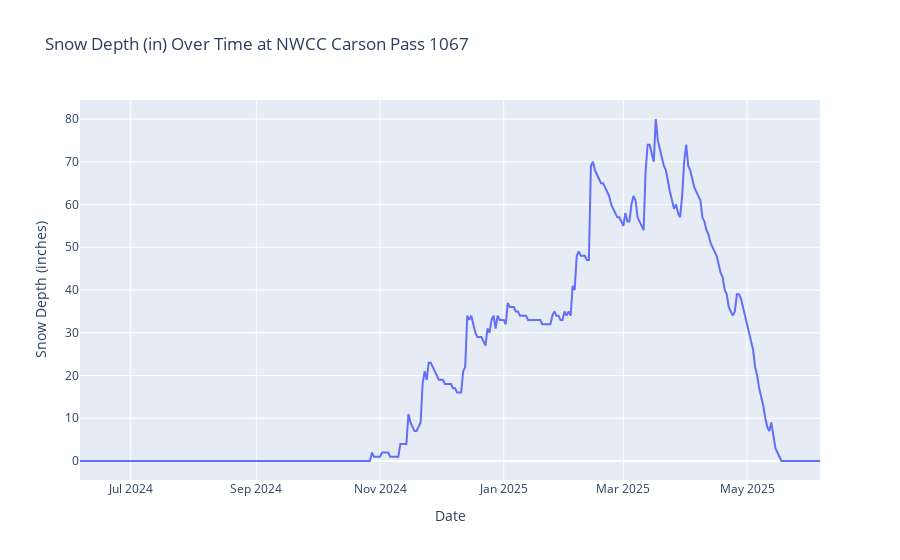

The notebook cell saved with this chart:
### Code cell
import pandas as pd
import plotly.express as px
import requests
import io

# --- 1. Load Your Data (from our previous conversation) ---
# This part ensures your DataFrame 'df' is correctly loaded.
csv_url = 'https://raw.githubusercontent.com/jeradmelgard/Snow_Kirkwood/HEAD/Kirkwood_Data_Per_NWCC%28NWCC_Carson_Pass_1067_CA_SNWTL%29.csv'
response = requests.get(csv_url)

if response.status_code == 200:
    df = pd.read_csv(io.StringIO(response.content.decode('utf-8')))
    # Ensure SNWD (in) is numeric and Date is a datetime object
    df['SNWD (in)'] = pd.to_numeric(df['SNWD (in)'], errors='coerce')
    df['Date'] = pd.to_datetime(df['Date'], errors='coerce')
    # Drop any rows where these critical values might be missing after conversion
    df.dropna(subset=['SNWD (in)', 'Date'], inplace=True)
else:
    print(f"Failed to load data from URL. Status code: {response.status_code}")
    # Handle the error, perhaps by exiting or loading dummy data
    df = pd.DataFrame({'Date': [], 'SNWD (in)': []}) # Create an empty df if loading fails

# --- 2. Create the Appropriate Plot ---
# Use Plotly Express for a simple and effective line plot
fig = px.line(
    df,
    x='Date',
    y='SNWD (in)',
    title='Snow Depth (in) Over Time at NWCC Carson Pass 1067'
)

# You can add customization if you like
fig.update_xaxes(title_text='Date')
fig.update_yaxes(title_text='Snow Depth (inches)')

# --- 3. Display the Plot ---
fig.show()

### Figure 1 — Plotly figure (JSON) as saved in the notebook; plotly's stock layout.template omitted (floating-point values rounded to 4 significant figures; data arrays with more than 128 entries replaced by an {"elided": "..."} marker saying what was removed)
{"data": [{"hovertemplate": "Date=%{x}<br>SNWD (in)=%{y}<extra></extra>", "legendgroup": "", "line": {"color": "#636efa", "dash": "solid"}, "marker": {"symbol": "circle"}, "mode": "lines", "name": "", "orientation": "v", "showlegend": false, "type": "scatter", "x": {"elided": "366 str values"}, "xaxis": "x", "y": {"elided": "366 int values"}, "yaxis": "y"}], "layout": {"legend": {"tracegroupgap": 0}, "title": {"text": "Snow Depth (in) Over Time at NWCC Carson Pass 1067"}, "xaxis": {"anchor": "y", "domain": [0, 1], "title": {"text": "Date"}}, "yaxis": {"anchor": "x", "domain": [0, 1], "title": {"text": "Snow Depth (inches)"}}}}
